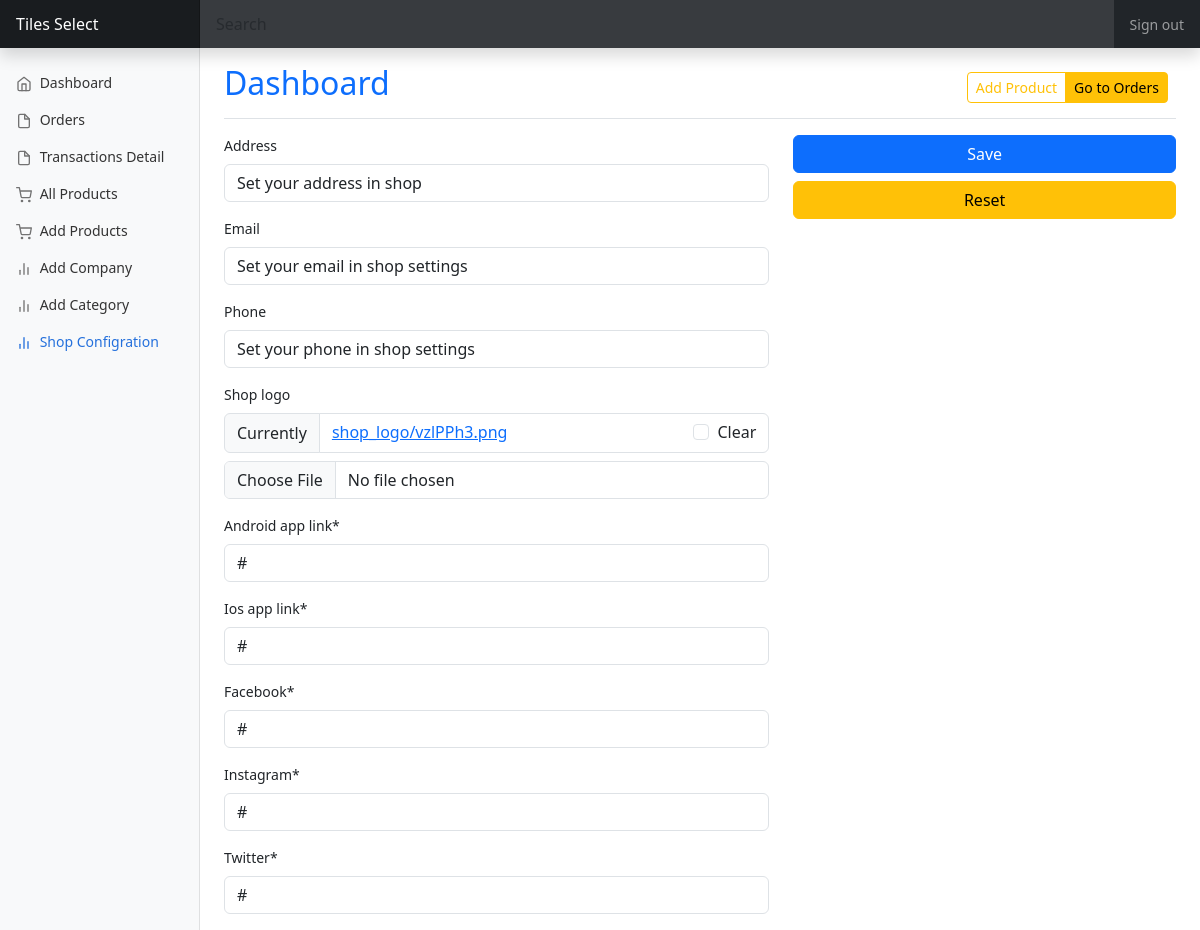
The page /settings (signed in) on the database its author committed.
### core/models.py (models this page shows, shortened)
class User(AbstractUser):
    id = models.UUIDField(primary_key=True,default=uuid.uuid4 , unique=True)
    username = None
    email = models.EmailField(_('email address'), unique=True)
    showroom_owner = models.BooleanField(default=False)
    USERNAME_FIELD = 'email'
    REQUIRED_FIELDS = []
    objects = UserManager()

class Showrooms(User):
    showroom_type = models.CharField( max_length=50,choices=SHOWROOM_TYPES ,default="")
    showroom_name = models.CharField( max_length=50)
    office_phone_number = models.CharField( max_length=50)
    address = models.CharField( max_length=250)
    since = models.CharField( max_length=50)
    link_360 = models.CharField( max_length=250 , blank=True,null=True)
    class Meta:
        verbose_name_plural = 'Showrooms'

class showroom_settings(models.Model):
    showroom = models.ForeignKey(Showrooms, on_delete=models.CASCADE)
    shop_logo = models.ImageField( upload_to="shop_logo", default="shop_logo/default_shop_logo.png", blank=True , null = True )
    address = models.CharField(max_length=250, blank=True , null = True , default="Set your address in shop settings")
    email = models.CharField( max_length=50, blank=True , null = True , default="Set your email in shop settings")
    phone = models.CharField( max_length=50 , blank=True , null = True , default="Set your phone in shop settings")
    android_app_link = models.CharField( max_length=250 , default = "#")
    ios_app_link = models.CharField( max_length=250 , default = "#")
    facebook = models.CharField( max_length=50 , default = "#")
    instagram = models.CharField( max_length=50 , default = "#")
    twitter = models.CharField( max_length=50 , default = "#")

### core/views.py (the view)
# urls.py: path('settings', views.settings, name="settings"),
@cache_control(no_cache=True, must_revalidate=True , no_store=True)
@login_required(login_url='shop_dashboard_signin')
def settings(request):
    if request.user.showroom_owner == True:
        showroom = Showrooms.objects.get(id=request.user.id)
        if showroom_settings.objects.filter(showroom=showroom).exists():
            instance = showroom_settings.objects.get(showroom=showroom)
        else :
            instance = None
        if request.method == 'POST':
            form = SettingsForm( request.POST, request.FILES,  instance=instance )
            if form.is_valid():
                fm = form.save(commit = False)
                fm.showroom = showroom
                fm.save()
                messages.success(request,"Configration Updated")
        else:
            form = SettingsForm(instance=instance)
        context = {
        "showroom": showroom,
        'form': form,
        'instance': instance,
        }
        return render(request, 'shop/dashboard/settings.html', context)
    else:
        return redirect("shop_dashboard_signin")

### core/forms.py
class SettingsForm(forms.ModelForm):
    class Meta :
        model = showroom_settings
        fields = "__all__"
        exclude =["showroom"]

### templates/shop/dashboard/settings.html (shortened to what this page needs)
{% extends 'shop/dashboard/shop_dashboard_base.html' %}
{% load static %}
{% load crispy_forms_tags %}
{% block content %}
<div class="myForm">
    <form method='POST'  enctype="multipart/form-data">
        <div class="row">
         <div class="col-sm-7">
                <div class="form-row">
                  <div class="form-group">
                    {{ form.address|as_crispy_field }}
                    {{ form.email|as_crispy_field }}
                  </div>
                  <div class="form-group">
                    {{ form.phone|as_crispy_field }}
                    {{ form.shop_logo|as_crispy_field }}
                    {{ form.android_app_link|as_crispy_field }}
                  </div>
                </div>
                <div class="form-row">
                  <div class="form-group">
                    {{ form.ios_app_link|as_crispy_field }}
                  </div>
                  <div class="form-group ">
                    {{ form.facebook|as_crispy_field }}
                  </div>
                  <div class="form-group ">
                    {{ form.instagram|as_crispy_field }}
                  </div>
                  <div class="form-group ">
                    {{ form.twitter|as_crispy_field }}
                  </div>
                </div>
         </div>
         <div class="col-sm-5 ">
            <button type="submit" class="w-100 btn btn-primary mb-2">Save</button>
            <button type="reset" class="w-100 btn btn-warning">Reset</button>
         </div>
        </div>
    </form>
</div>
{% endblock content %}

### templates/shop/dashboard/shop_dashboard_base.html (shortened to what this page needs)
{% load static %}
<!doctype html>
<html lang="en" data-bs-theme="auto">
  <head>
<link href="{% static '../assets/dist/css/bootstrap.min.css' %}" rel="stylesheet">
    <link href="{% static 'dashboard.css' %}" rel="stylesheet">
  </head>
  <body>
<header class="print_not_show navbar navbar-dark sticky-top bg-dark flex-md-nowrap p-0 shadow">
  <a class="navbar-brand col-md-3 col-lg-2 me-0 px-3 fs-6" href="{% url 'shop_dashboard' %}">{{ showroom.showroom_name }}</a>
  <input class="form-control form-control-dark w-100 rounded-0 border-0" type="text" placeholder="Search" aria-label="Search">
  <div class="navbar-nav">
    <div class="nav-item text-nowrap">
      <a class="nav-link px-3" onclick="return signout();" href="{% url 'dashboard_logout' %}">Sign out</a>
    </div>
  </div>
</header>
<div class="container-fluid">
  <div class="row">
    <nav id="sidebarMenu" class="print_not_show col-md-3 col-lg-2 d-md-block bg-body-tertiary sidebar collapse">
      <div class="position-sticky pt-3 sidebar-sticky">
        <ul class="nav flex-column">
          <li class="nav-item active">
            <a class="nav-link {% if request.resolver_match.view_name == 'shop_dashboard' %} active{% endif %} "  aria-current="page" href="{% url 'shop_dashboard' %}">
              <span data-feather="home" class="align-text-bottom"></span>
              Dashboard
            </a>
          </li>
          <li class="nav-item">
            <a class="nav-link {% if request.resolver_match.view_name == 'all_orders' %} active{% endif %}" href="{% url 'all_orders' %}">
              <span data-feather="file" class="align-text-bottom"></span>
              Orders
            </a>
          </li>
          <li class="nav-item">
            <a class="nav-link {% if request.resolver_match.view_name == 'transaction_details' %} active{% endif %}" href="{% url 'transaction_details' %}">
              <span data-feather="file" class="align-text-bottom"></span>
              Transactions Detail
            </a>
          </li>
          <li class="nav-item">
            <a class="nav-link {% if request.resolver_match.view_name == 'all_products' %} active{% endif %}" aria-current="page" href="{% url 'all_products' %}">
              <span data-feather="shopping-cart" class="align-text-bottom"></span>
              All Products
            </a>
          </li>
          <li class="nav-item">
            <a class="nav-link {% if request.resolver_match.view_name == 'add_product' %} active{% endif %}" href="{% url 'add_product' %}">
              <span data-feather="shopping-cart" class="align-text-bottom"></span>
             Add Products
            </a>
          </li>
          <li class="nav-item">
            <a class="nav-link {% if request.resolver_match.view_name == 'all_companies' %} active{% endif %}" href="{% url 'all_companies' %}">
              <span data-feather="bar-chart-2" class="align-text-bottom"></span>
              Add Company
            </a>
          </li>
          <li class="nav-item">
            <a class="nav-link {% if request.resolver_match.view_name == 'all_categories' %} active{% endif %}" href="{% url 'all_categories' %}">
              <span data-feather="bar-chart-2" class="align-text-bottom"></span>
              Add Category
            </a>
          </li>
          <li class="nav-item">
            <a class="nav-link {% if request.resolver_match.view_name == 'settings' %} active{% endif %}" href="{% url 'settings' %}">
              <span data-feather="bar-chart-2" class="align-text-bottom"></span>
              Shop Configration
            </a>
          </li>
        </ul>
      </div>
    </nav>
    <main class=" col-md-9 ms-sm-auto col-lg-10 px-md-4">
      <div class="print_not_show d-flex justify-content-between flex-wrap flex-md-nowrap align-items-center pt-3 pb-2 mb-3 border-bottom">
        <h1 class=" h2"><a class="text-decoration-none" href="{% url 'shop_dashboard' %}">Dashboard</a></h1>
        <div class="btn-toolbar mb-2 mb-md-0">
          <div class="btn-group me-2">
            <a href ="{% url 'add_product' %}" class="btn btn-sm btn-outline-warning">Add Product</a>
            <a href="{% url 'all_orders' %}" class="btn btn-sm btn-warning">Go to Orders</a>
          </div>
        </div>
      </div>
      {% block content %}
      {% endblock content %}
    </main>
  </div>
</div>
  </body>
  {% include 'messages.html' %}
</html>

### static/dashboard.css (style rules this page uses)
body { font-size: .875rem; }
.feather { width: 16px; height: 16px; }
.sidebar { position: fixed; top: 0; bottom: 0; left: 0; z-index: 100; padding: 48px 0 0; box-shadow: inset -1px 0 0 rgba(0, 0, 0, .1); }
.sidebar-sticky { height: calc(100vh - 48px); overflow-x: hidden; overflow-y: auto; }
.sidebar .nav-link { font-weight: 500; color: #333; }
.sidebar .nav-link .feather { margin-right: 4px; color: #727272; }
.sidebar .nav-link.active { color: #2470dc; }
.sidebar .nav-link:hover .feather, .sidebar .nav-link.active .feather { color: inherit; }
.navbar-brand { padding-top: .75rem; padding-bottom: .75rem; background-color: rgba(0, 0, 0, .25); box-shadow: inset -1px 0 0 rgba(0, 0, 0, .25); }
.navbar .form-control { padding: .75rem 1rem; }
.form-control-dark { color: #fff; background-color: rgba(255, 255, 255, .1); border-color: rgba(255, 255, 255, .1); }

### rows shown on the page
Showrooms: showroom_name "Tiles Select"
showroom_settings: address "Set your address in shop", email "Set your email in shop settings", phone "Set your phone in shop settings", android_app_link "#", ios_app_link "#", facebook "#", instagram "#", twitter "#"
